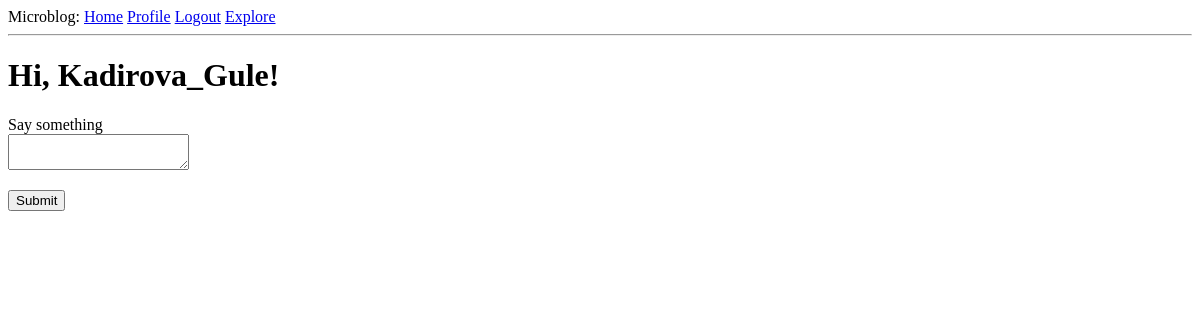
Before: /index (signed in) with the older database file.
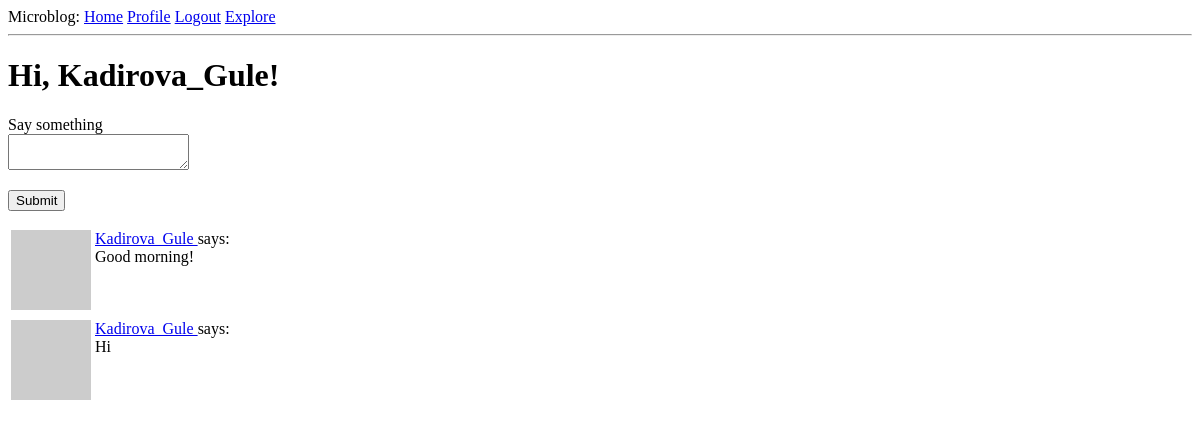
After: the same page with the newer database file.
### app/models.py (models this page shows, shortened)
class Post(db.Model):
    id: so.Mapped[int] = so.mapped_column(primary_key=True)
    body: so.Mapped[str] = so.mapped_column(sa.String(140))
    timestamp: so.Mapped[datetime] = so.mapped_column(
        index=True, default=lambda: datetime.now(timezone.utc))
    user_id: so.Mapped[int] = so.mapped_column(sa.ForeignKey(User.id), index=True)
    author: so.Mapped[User] = so.relationship(back_populates='posts')

class User(UserMixin, db.Model):
    id: so.Mapped[int] = so.mapped_column(primary_key=True)
    username: so.Mapped[str] = so.mapped_column(sa.String(64), index=True, unique=True)
    email: so.Mapped[str] = so.mapped_column(sa.String(120), index=True, unique=True)
    password_hash: so.Mapped[Optional[str]] = so.mapped_column(sa.String(256))
    about_me: so.Mapped[Optional[str]] = so.mapped_column(sa.String(140))
    last_seen: so.Mapped[Optional[datetime]] = so.mapped_column(
        default=lambda: datetime.now(timezone.utc))
    following: so.WriteOnlyMapped['User'] = so.relationship(
        secondary=followers, primaryjoin=(followers.c.follower_id == id),
        secondaryjoin=(followers.c.followed_id == id),
        back_populates='followers')
    followers: so.WriteOnlyMapped['User'] = so.relationship(
        secondary=followers, primaryjoin=(followers.c.followed_id == id),
        secondaryjoin=(followers.c.follower_id == id),
        back_populates='following')
    posts: so.WriteOnlyMapped['Post'] = so.relationship(back_populates='author')
    def avatar(self, size):
        digest = md5(self.email.lower().encode('utf-8')).hexdigest()
        return f'https://www.gravatar.com/avatar/{digest}?d=identicon&s={size}'
    def following_posts(self):
        Author = so.aliased(User)
        Follower = so.aliased(User)
        return (
            sa.select(Post)
            .join(Post.author.of_type(Author))
            .join(Author.followers.of_type(Follower), isouter=True)
            .where(sa.or_(
                Follower.id == self.id, # Posts from people I follow
                Author.id == self.id,   # My own posts
            ))
            .group_by(Post) # type: ignore
            .order_by(Post.timestamp.desc())
        )

### app/routes.py (the view)
@app.route('/', methods=['GET', 'POST'])
@app.route('/index', methods=['GET', 'POST'])
@login_required
def index():
    form = PostForm()
    if form.validate_on_submit():
        post = Post(body=form.post.data, author=current_user) # type: ignore
        db.session.add(post)
        db.session.commit()
        flash('Your post is now live!')
        return redirect(url_for('index'))
    page = request.args.get('page', 1, type=int)
    query = current_user.following_posts()
    posts = db.paginate(query, page=page,
                        per_page=app.config['POSTS_PER_PAGE'],
                        error_out=False)
    next_url = url_for('index', page=posts.next_num) \
        if posts.has_next else None
    prev_url = url_for('index', page=posts.prev_num) \
        if posts.has_prev else None
    return render_template('index.html', title='Home Page', form=form,
                           posts=posts.items, next_url=next_url,
                           prev_url=prev_url)

### app/forms.py
class PostForm(FlaskForm):
    post = TextAreaField('Say something', validators=[
        DataRequired(), Length(min=1, max=140)])
    submit = SubmitField('Submit')

### app/models.py (called while the page is built)
@login.user_loader
def load_user(id):
    return db.session.get(User, int(id))

### app/routes.py (called while the page is built)
@app.before_request
def before_request():
    if current_user.is_authenticated:
        current_user.last_seen = datetime.utcnow()
        db.session.commit()

### app/templates/index.html (shortened to what this page needs)
{% extends "base.html" %}
{% block content %}
    <h1>Hi, {{ current_user.username }}!</h1>
    {% if form %}
    <form action="" method="post">
        <p>
            {{ form.post.label }}<br>
            {{ form.post(size=32) }}<br>
        </p>
        <p>{{ form.submit() }}</p>
    </form>
    {% endif %}
    {% for post in posts %}
    <table>
        <tr valign="top">
            <td><img src="{{ post.author.avatar(36) }}"></td>
            <td>
                <a href="{{ url_for('user', username=post.author.username) }}">
                    {{ post.author.username }}
                </a> says:<br>{{ post.body }}
            </td>
        </tr>
    </table>
    {% endfor %}
{% endblock %}

Changed rows visible on the page:
added Post: author.username "Kadirova_Gule", body "Good morning!"
added Post: author.username "Kadirova_Gule", body "Hi"
